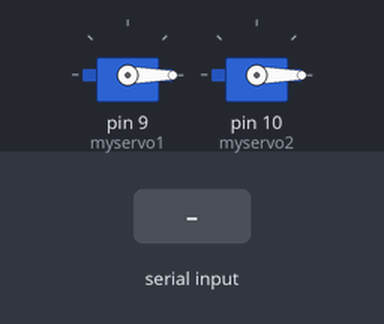
Bench run of a sketch on a simulated Arduino Uno, built with avr-gcc and run on an emulated ATmega328P. Parts: 2 × servo. Inputs (shaded band) come from the test bench.

Above: at 1.2 s.
1.3 s: "90 45\n" received over Serial
At 2.1 s:
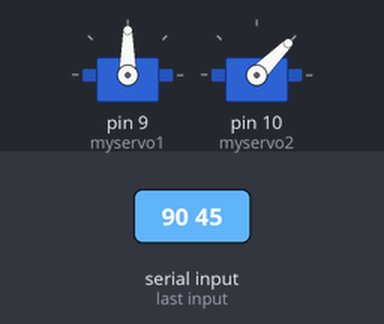
3.8 s: "30 150\n" received over Serial
At 4.4 s:
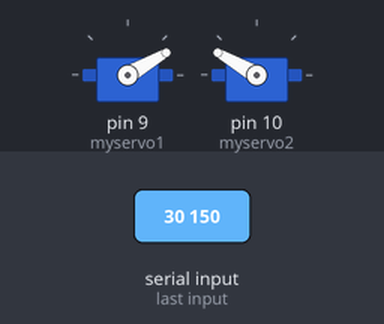
6.3 s: "90\n" received over Serial
At 7.1 s:
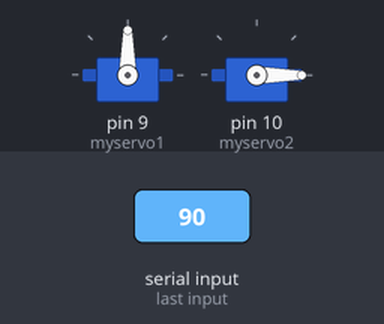
8.8 s: "200\n" received over Serial
At 9.2 s:
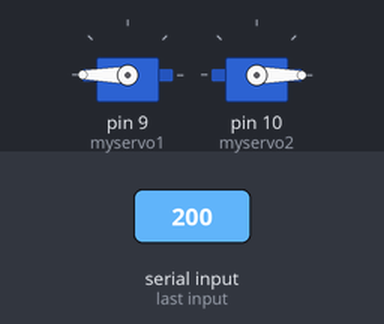
11.3 s: "1 90\n" received over Serial
At 12.1 s:
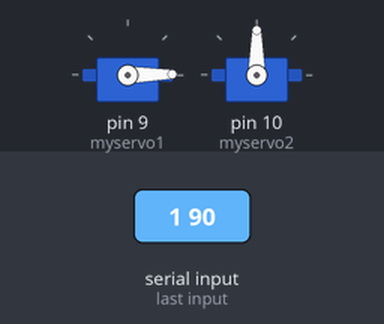
Timing chart, 0 to 14.3 s (numbered marks = the images above; inputs shaded):
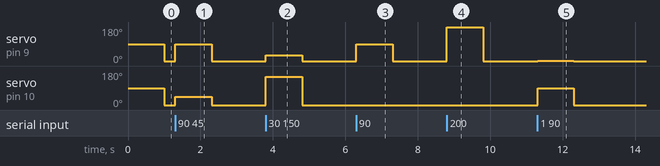

Measured:
- after the input at 1.3 s, servo on pin 9 (myservo1): 0° → 90° at once, → 0° 1.0 s later; servo on pin 10 (myservo2): 0° → 45° at once, → 0° 1.0 s later
- after the input at 3.8 s, servo on pin 9 (myservo1): 0° → 30° at once, → 0° 1.0 s later; servo on pin 10 (myservo2): 0° → 150° at once, → 0° 1.0 s later
- after the input at 6.3 s, servo on pin 9 (myservo1): 0° → 90° at once, → 0° 1.0 s later
- after the input at 8.8 s, servo on pin 9 (myservo1): 0° → 180° at once, → 0° 1.0 s later
- after the input at 11.3 s, servo on pin 9 (myservo1): 0° → 1° at once, → 0° 1.0 s later; servo on pin 10 (myservo2): 0° → 90° at once, → 0° 1.0 s later

The sketch:

RoboticArmArduino.ino
```cpp
#include <Servo.h>


Servo myservo1;
Servo myservo2;


String value;

void setup() {


  Serial.begin(9600);
  myservo1.attach(9);
  myservo2.attach(10);


}

void loop() {

   value = Serial.readStringUntil('\n');

   myservo1.write(value.substring(0, value.indexOf(" ")).toInt());
   myservo2.write(value.substring(value.indexOf(" ")).toInt());
}
```
